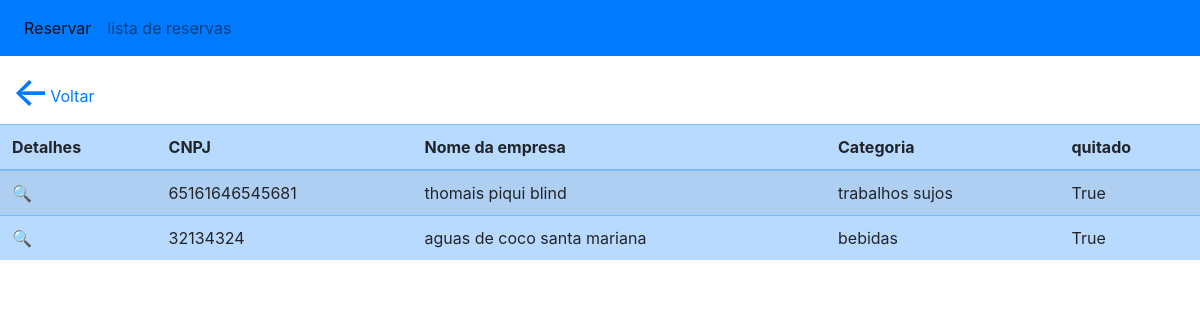
Before: /reservas with the older database file.
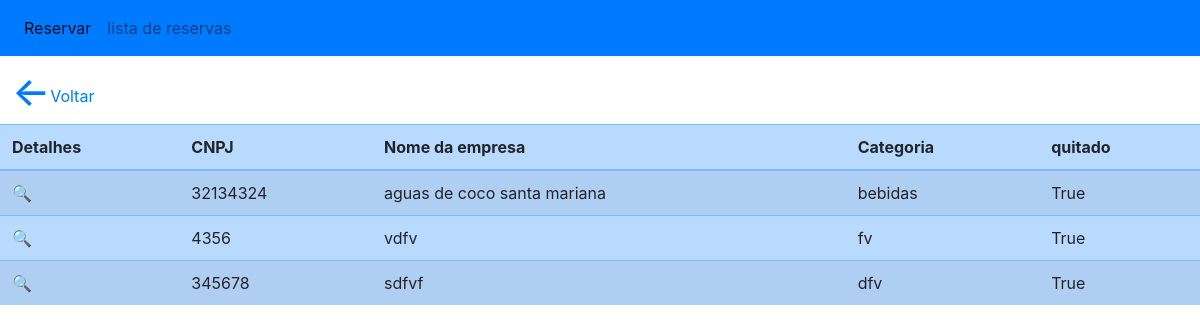
After: the same page with the newer database file.
### core/models.py (models this page shows, shortened)
class Reserva(models.Model):
    cnpj = models.CharField(max_length=18)
    nome_empresa = models.CharField(max_length=160)
    categoria_empresa = models.CharField(max_length=160)
    quitado = models.BooleanField()
    stand = models.OneToOneField(Stand, on_delete=models.CASCADE)

### core/views.py (the view)
# urls.py: path("reservas", ReservaListView.as_view(), name="reservas"),
class ReservaListView(ListView):
    model = Reserva
    template_name = "reservalist.html"

### core/templates/reservalist.html
{% extends 'base.html' %}
{% load bootstrap4 %}
{% block content %}
<a href="{% url 'home' %}" style="margin-left: 1%; margin-top: 1%; text-decoration:none; display:flex; flex-wrap: nowrap; flex-direction: row; align-items: center; gap: 1;"><h1>&#8592;
</h1> Voltar</a>
<table class="table table-primary table-striped">
    <thead>
        <tr>
          <th>Detalhes</th>
          <th>CNPJ</th>
          <th>Nome da empresa</th>
          <th>Categoria</th>
          <th>quitado</th>
        </tr>
    </thead>
    <tbody>
    {% for item in object_list %}
    <tr>
        <td><a href="{% url 'detail' item.pk %}">&#128269;</a></td>
        <td>{{ item.cnpj }}</td>
        <td>{{ item.nome_empresa }}</td>
        <td>{{ item.categoria_empresa }}</td>
        <td>{{ item.quitado }}</td>
    </tr>
    {% endfor %}
    </tbody>
  </table>
{% endblock %}

### core/templates/base.html (shortened to what this page needs)
{% load bootstrap4 %}
<html>
    <head>
        {% bootstrap_css %}
    </head>
    <body>
        <nav class="navbar navbar-expand-lg navbar-light bg-primary ">
            <div class="collapse navbar-collapse" id="navbarNav">
            <ul class="navbar-nav ">
                <li class="nav-item active ">
                <a class="nav-link" href="{% url 'cria_reserva' %}">Reservar<span class="sr-only">(current)</span></a>
                </li>
                <li class="nav-item ">
                <a class="nav-link" href="{% url 'reservas' %}">lista de reservas</a>
                </li>
            </ul>
            </div>
        </nav>
        {% block content %}
        {% endblock %}
    </body>
</html>

Changed rows visible on the page:
removed Reserva: cnpj "65161646545681", nome_empresa "thomais piqui blind", categoria_empresa "trabalhos sujos", quitado "True"
added Reserva: cnpj "4356", nome_empresa "vdfv", categoria_empresa "fv", quitado "True"
added Reserva: cnpj "345678", nome_empresa "sdfvf", categoria_empresa "dfv", quitado "True"
